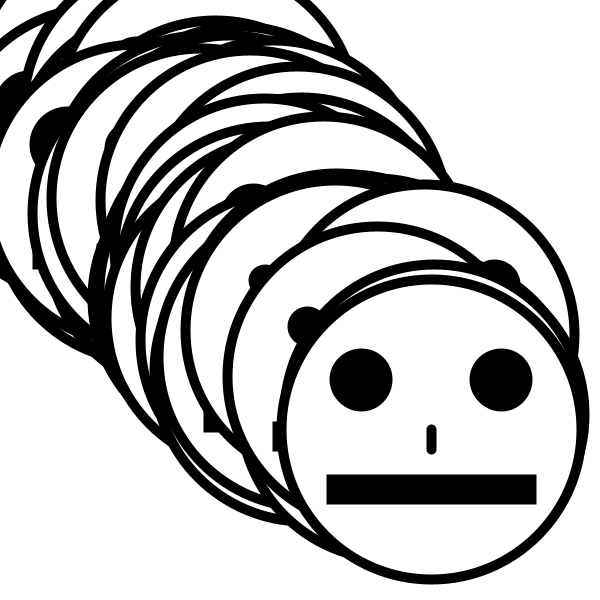
Frame 1 (no input)
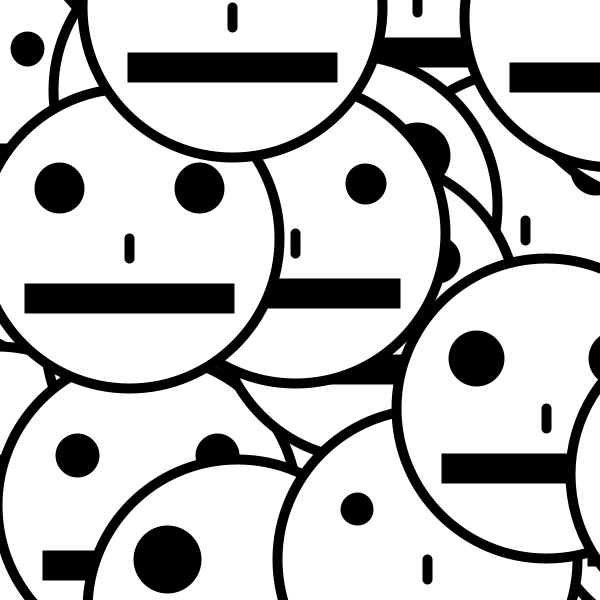
Frame 60 (the mouse pressed at the canvas centre just before this capture)
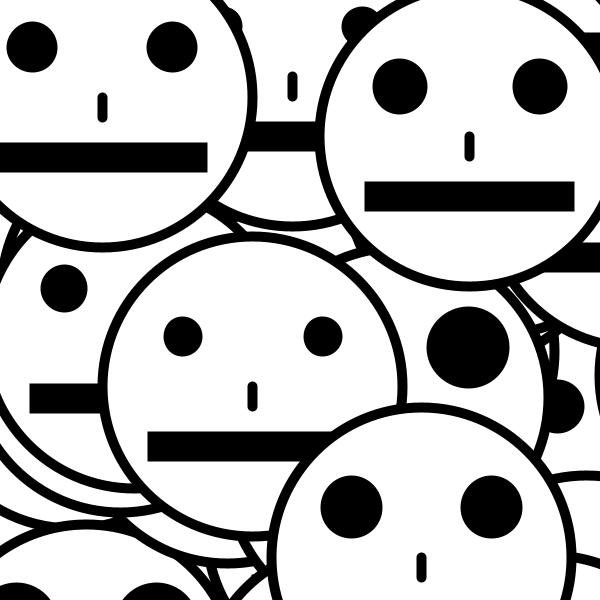
Frame 120 (the mouse held since frame 60 and released just before this capture)

The Processing sketch that drew these frames (run headless with seeded random() and noise(); from frame 60 on, the mouse is pressed at the canvas centre):

// Processing sketch: processing_95968
// ── processing_95968.pde

class Face {
float x;
float y;
float eyesize;
Face(float randomx){
  x = randomx;
  y = randomx;
  eyesize = random(20,80);
}
void drawFace() {
    // move to the center of canvas:
    pushMatrix();
    translate(x, y);

    // paint in white:
    fill(255);
    // head:
    ellipse(0, 0, 300, 300);        

    // paint in black:
    fill(0);
    // mouth
    rect(-100, 50, 200, 20);
    // nose
    line(0, 0, 0, 20);
    // eyes
    ellipse(-70, -50,eyesize,eyesize);
    ellipse( 70, -50,eyesize,eyesize);
    popMatrix();
}
void move(float amount){
  x= x + random(-amount,amount);
  y= y + random(-amount,amount);
}
}
Face[] myfaces;
int numfaces = 100;

Face jack;

void setup(){
  size(600,600);
  myfaces = new Face[numfaces];
  for (int i =0; i < numfaces; i++){
    myfaces[i] = new Face(i*4);
  }
  jack = new Face (width/2);
}


void draw(){
  background(255);
  strokeWeight(10);
  jack.drawFace();
  jack.move(5);
  for(int i = 0; i <numfaces; i++){
    myfaces[i].move(50);
    myfaces[i].drawFace();
  }
    

}
